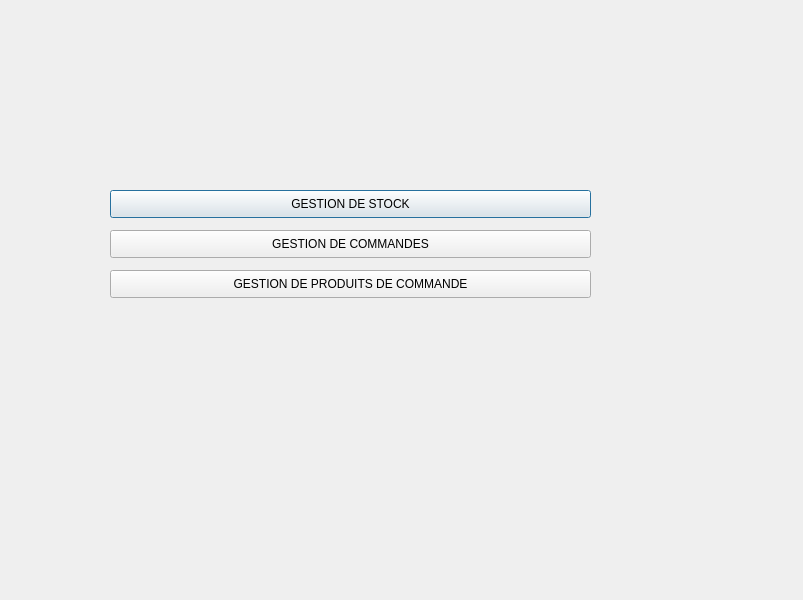
<?xml version="1.0" encoding="UTF-8"?>
<ui version="4.0">
 <class>menu</class>
 <widget class="QDialog" name="menu">
  <property name="geometry">
   <rect>
    <x>0</x>
    <y>0</y>
    <width>803</width>
    <height>600</height>
   </rect>
  </property>
  <property name="windowTitle">
   <string>Dialog</string>
  </property>
  <property name="styleSheet">
   <string notr="true">#menu{
background : url(:/img/IMG_0125.jpg)}</string>
  </property>
  <widget class="QPushButton" name="pushButton">
   <property name="geometry">
    <rect>
     <x>110</x>
     <y>190</y>
     <width>481</width>
     <height>28</height>
    </rect>
   </property>
   <property name="text">
    <string>GESTION DE STOCK</string>
   </property>
  </widget>
  <widget class="QPushButton" name="pushButton_2">
   <property name="geometry">
    <rect>
     <x>110</x>
     <y>230</y>
     <width>481</width>
     <height>28</height>
    </rect>
   </property>
   <property name="text">
    <string>GESTION DE COMMANDES</string>
   </property>
  </widget>
  <widget class="QPushButton" name="pushButton_3">
   <property name="geometry">
    <rect>
     <x>110</x>
     <y>270</y>
     <width>481</width>
     <height>28</height>
    </rect>
   </property>
   <property name="text">
    <string>GESTION DE PRODUITS DE COMMANDE</string>
   </property>
  </widget>
 </widget>
 <resources/>
 <connections/>
</ui>
